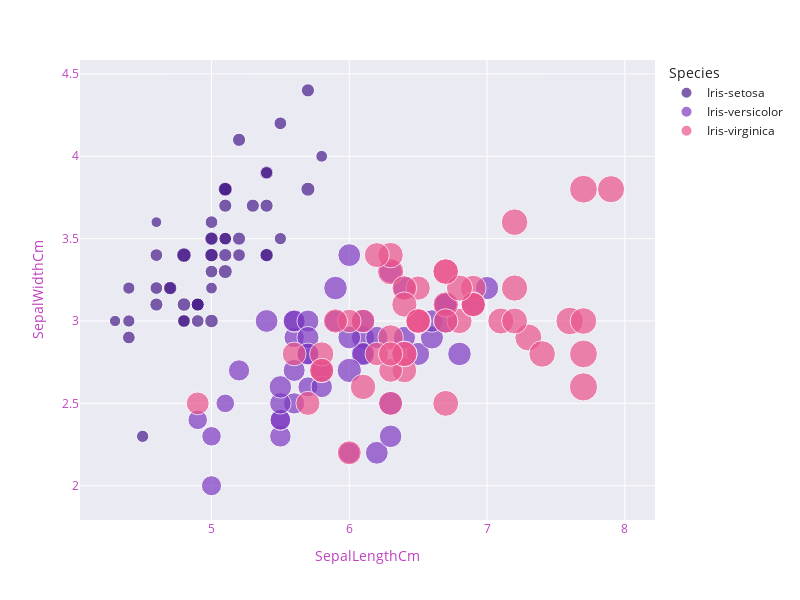

The notebook cell saved with this chart:
### Code cell
fig = px.scatter(data_frame=df, x='SepalLengthCm',y='SepalWidthCm'
           ,color='Species',size='PetalLengthCm',template='seaborn',color_discrete_sequence=['#491D8B','#7D3AC1','#EB548C'],)

fig.update_layout(width=800, height=600,
                  xaxis=dict(color="#BF40BF"),
                 yaxis=dict(color="#BF40BF"))
fig.show()

### Figure 1 — Plotly figure (JSON) as saved in the notebook; plotly's stock layout.template omitted (floating-point values rounded to 4 significant figures)
{"data": [{"hovertemplate": "Species=Iris-setosa<br>SepalLengthCm=%{x}<br>SepalWidthCm=%{y}<br>PetalLengthCm=%{marker.size}<extra></extra>", "legendgroup": "Iris-setosa", "marker": {"color": "#491D8B", "size": [1.4, 1.4, 1.3, 1.5, 1.4, 1.7, 1.4, 1.5, 1.4, 1.5, 1.5, 1.6, 1.4, 1.1, 1.2, 1.5, 1.3, 1.4, 1.7, 1.5, 1.7, 1.5, 1.0, 1.7, 1.9, 1.6, 1.6, 1.5, 1.4, 1.6, 1.6, 1.5, 1.5, 1.4, 1.5, 1.2, 1.3, 1.5, 1.3, 1.5, 1.3, 1.3, 1.3, 1.6, 1.9, 1.4, 1.6, 1.4, 1.5, 1.4], "sizemode": "area", "sizeref": 0.01725, "symbol": "circle"}, "mode": "markers", "name": "Iris-setosa", "orientation": "v", "showlegend": true, "type": "scatter", "x": [5.1, 4.9, 4.7, 4.6, 5.0, 5.4, 4.6, 5.0, 4.4, 4.9, 5.4, 4.8, 4.8, 4.3, 5.8, 5.7, 5.4, 5.1, 5.7, 5.1, 5.4, 5.1, 4.6, 5.1, 4.8, 5.0, 5.0, 5.2, 5.2, 4.7, 4.8, 5.4, 5.2, 5.5, 4.9, 5.0, 5.5, 4.9, 4.4, 5.1, 5.0, 4.5, 4.4, 5.0, 5.1, 4.8, 5.1, 4.6, 5.3, 5.0], "xaxis": "x", "y": [3.5, 3.0, 3.2, 3.1, 3.6, 3.9, 3.4, 3.4, 2.9, 3.1, 3.7, 3.4, 3.0, 3.0, 4.0, 4.4, 3.9, 3.5, 3.8, 3.8, 3.4, 3.7, 3.6, 3.3, 3.4, 3.0, 3.4, 3.5, 3.4, 3.2, 3.1, 3.4, 4.1, 4.2, 3.1, 3.2, 3.5, 3.1, 3.0, 3.4, 3.5, 2.3, 3.2, 3.5, 3.8, 3.0, 3.8, 3.2, 3.7, 3.3], "yaxis": "y"}, {"hovertemplate": "Species=Iris-versicolor<br>SepalLengthCm=%{x}<br>SepalWidthCm=%{y}<br>PetalLengthCm=%{marker.size}<extra></extra>", "legendgroup": "Iris-versicolor", "marker": {"color": "#7D3AC1", "size": [4.7, 4.5, 4.9, 4.0, 4.6, 4.5, 4.7, 3.3, 4.6, 3.9, 3.5, 4.2, 4.0, 4.7, 3.6, 4.4, 4.5, 4.1, 4.5, 3.9, 4.8, 4.0, 4.9, 4.7, 4.3, 4.4, 4.8, 5.0, 4.5, 3.5, 3.8, 3.7, 3.9, 5.1, 4.5, 4.5, 4.7, 4.4, 4.1, 4.0, 4.4, 4.6, 4.0, 3.3, 4.2, 4.2, 4.2, 4.3, 3.0, 4.1], "sizemode": "area", "sizeref": 0.01725, "symbol": "circle"}, "mode": "markers", "name": "Iris-versicolor", "orientation": "v", "showlegend": true, "type": "scatter", "x": [7.0, 6.4, 6.9, 5.5, 6.5, 5.7, 6.3, 4.9, 6.6, 5.2, 5.0, 5.9, 6.0, 6.1, 5.6, 6.7, 5.6, 5.8, 6.2, 5.6, 5.9, 6.1, 6.3, 6.1, 6.4, 6.6, 6.8, 6.7, 6.0, 5.7, 5.5, 5.5, 5.8, 6.0, 5.4, 6.0, 6.7, 6.3, 5.6, 5.5, 5.5, 6.1, 5.8, 5.0, 5.6, 5.7, 5.7, 6.2, 5.1, 5.7], "xaxis": "x", "y": [3.2, 3.2, 3.1, 2.3, 2.8, 2.8, 3.3, 2.4, 2.9, 2.7, 2.0, 3.0, 2.2, 2.9, 2.9, 3.1, 3.0, 2.7, 2.2, 2.5, 3.2, 2.8, 2.5, 2.8, 2.9, 3.0, 2.8, 3.0, 2.9, 2.6, 2.4, 2.4, 2.7, 2.7, 3.0, 3.4, 3.1, 2.3, 3.0, 2.5, 2.6, 3.0, 2.6, 2.3, 2.7, 3.0, 2.9, 2.9, 2.5, 2.8], "yaxis": "y"}, {"hovertemplate": "Species=Iris-virginica<br>SepalLengthCm=%{x}<br>SepalWidthCm=%{y}<br>PetalLengthCm=%{marker.size}<extra></extra>", "legendgroup": "Iris-virginica", "marker": {"color": "#EB548C", "size": [6.0, 5.1, 5.9, 5.6, 5.8, 6.6, 4.5, 6.3, 5.8, 6.1, 5.1, 5.3, 5.5, 5.0, 5.1, 5.3, 5.5, 6.7, 6.9, 5.0, 5.7, 4.9, 6.7, 4.9, 5.7, 6.0, 4.8, 4.9, 5.6, 5.8, 6.1, 6.4, 5.6, 5.1, 5.6, 6.1, 5.6, 5.5, 4.8, 5.4, 5.6, 5.1, 5.1, 5.9, 5.7, 5.2, 5.0, 5.2, 5.4, 5.1], "sizemode": "area", "sizeref": 0.01725, "symbol": "circle"}, "mode": "markers", "name": "Iris-virginica", "orientation": "v", "showlegend": true, "type": "scatter", "x": [6.3, 5.8, 7.1, 6.3, 6.5, 7.6, 4.9, 7.3, 6.7, 7.2, 6.5, 6.4, 6.8, 5.7, 5.8, 6.4, 6.5, 7.7, 7.7, 6.0, 6.9, 5.6, 7.7, 6.3, 6.7, 7.2, 6.2, 6.1, 6.4, 7.2, 7.4, 7.9, 6.4, 6.3, 6.1, 7.7, 6.3, 6.4, 6.0, 6.9, 6.7, 6.9, 5.8, 6.8, 6.7, 6.7, 6.3, 6.5, 6.2, 5.9], "xaxis": "x", "y": [3.3, 2.7, 3.0, 2.9, 3.0, 3.0, 2.5, 2.9, 2.5, 3.6, 3.2, 2.7, 3.0, 2.5, 2.8, 3.2, 3.0, 3.8, 2.6, 2.2, 3.2, 2.8, 2.8, 2.7, 3.3, 3.2, 2.8, 3.0, 2.8, 3.0, 2.8, 3.8, 2.8, 2.8, 2.6, 3.0, 3.4, 3.1, 3.0, 3.1, 3.1, 3.1, 2.7, 3.2, 3.3, 3.0, 2.5, 3.0, 3.4, 3.0], "yaxis": "y"}], "layout": {"height": 600, "legend": {"itemsizing": "constant", "title": {"text": "Species"}, "tracegroupgap": 0}, "margin": {"t": 60}, "width": 800, "xaxis": {"anchor": "y", "color": "#BF40BF", "domain": [0, 1], "title": {"text": "SepalLengthCm"}}, "yaxis": {"anchor": "x", "color": "#BF40BF", "domain": [0, 1], "title": {"text": "SepalWidthCm"}}}}
